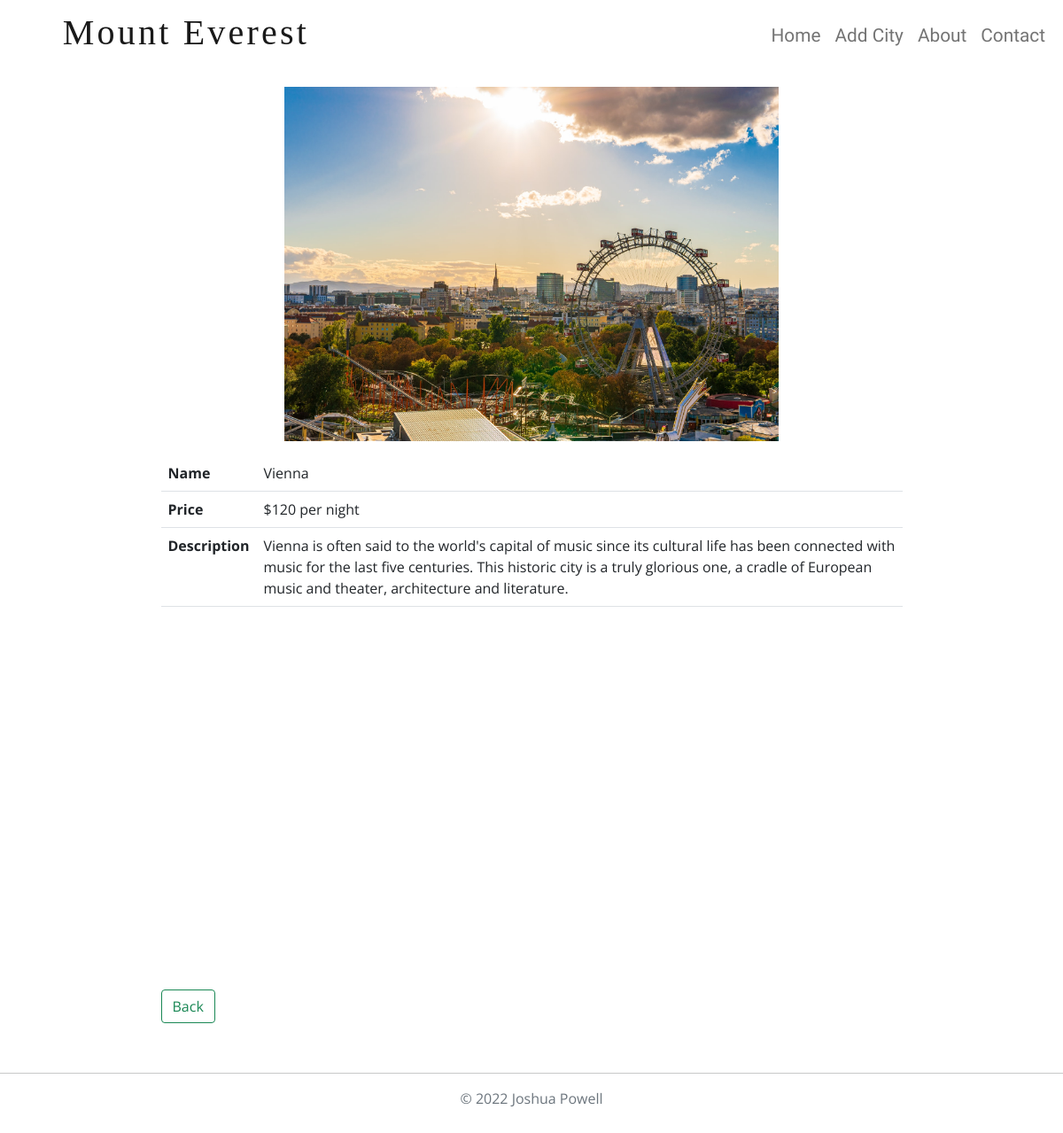
Page /details.php?id=1 on the committed database.
### tables this page shows
CREATE TABLE `places` (
  `id` int(11) NOT NULL,
  `name` varchar(100) NOT NULL,
  `price` int(11) DEFAULT NULL,
  `description` varchar(255) DEFAULT NULL,
  `latitude` decimal(10,8) DEFAULT NULL,
  `longitude` decimal(11,8) DEFAULT NULL,
  `image` varchar(255) DEFAULT NULL
);

### details.php (the view, shortened to what this page needs)
<?php
require_once 'actions/db_connect.php';
if ($_GET['id']) {
    $id = $_GET['id'];
    $sql = "SELECT * FROM places WHERE id = {$id}";
    $result = mysqli_query($connect, $sql);
    if (mysqli_num_rows($result) == 1) {
        $data = mysqli_fetch_assoc($result);
        $name = $data['name'];
        $price = $data['price'];
        $description = $data['description'];
        $image = $data['image'];
    } else {
        header("location: error.php");
    }
} else {
    header("location: error.php");
}
?>
<!DOCTYPE html>
<html lang="en">
<head>
    <?php require_once 'components/boot.php'; ?>
    <link rel="stylesheet" href="components/custom.css">
</head>
<body>
    <div class="container-fluid">
        <nav class="navbar navbar-expand-lg navbar-light">
            <h1 class="navbar-brand">Mount Everest</h1>
            <div class="collapse navbar-collapse" id="navbarNavAltMarkup">
                <div class="navbar-nav ms-auto">
                    <a class="nav-link" aria-current="page" href="index.php">Home</a>
                    <a class="nav-link" href="create.php">Add City</a>
                    <a class="nav-link" href="#">About</a>
                    <a class="nav-link" href="#">Contact</a>
                </div>
            </div>
        </nav>
    </div>
    <div class="container">
        <div class="hero mt-3" style="background-image: url('images/<?php echo $image ?>')">
        </div>
        <div class="w-75 mt-3 mx-auto">
            <table class="table">
                <tr>
                    <th>Name</th>
                    <td><?php echo $name ?></td>
                </tr>
                <tr>
                    <th>Price</th>
                    <td>$<?php echo $price ?> per night</td>
                </tr>
                <tr>
                    <th>Description</th>
                    <td><?php echo $description ?></td>
                </tr>
            </table>
            <div id="map"></div>
            <a href="index.php"><button class="btn btn-outline-success mt-3" type="button">Back</button></a>
        </div>
    </div>
    <footer class="py-3 my-4">
        <hr>
        <p class="text-center text-muted">&copy; 2022 Joshua Powell</p>
    </footer>
</body>
</html>

### components/custom.css (style rules this page uses)
body { font-family: 'Open Sans', sans-serif; }
.navbar-brand { font-family: 'Alfa Slab One', cursive; font-size: 2.5rem; letter-spacing: .2rem; margin-left: 5%; }
.nav-link { font-family: 'Amiri', serif; font-size: 1.3rem; }
.hero { height: 50vh; width: 50%; background-repeat: no-repeat; background-size: cover; background-position: 25% 50%; margin: 0 auto; }
#map { height: 400px; width: 100%; }

### rows in the picture
places: image (picture), name "Vienna", price "120", description "Vienna is often said to the world's capital of music since its cultural life has been connected with music for the last five centuries. This historic city is a truly glorious one, a cradle of European music and theater, architecture and literature."
